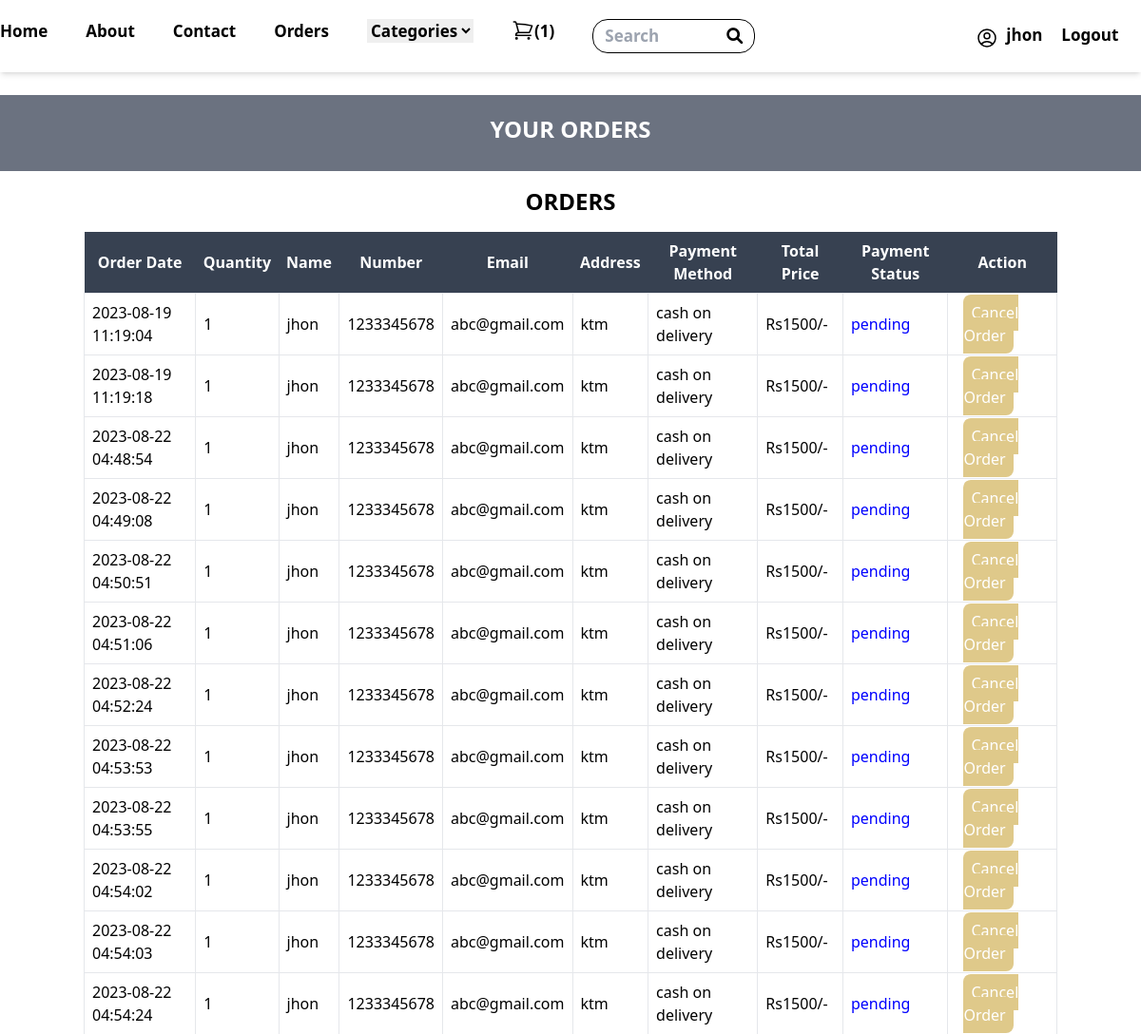
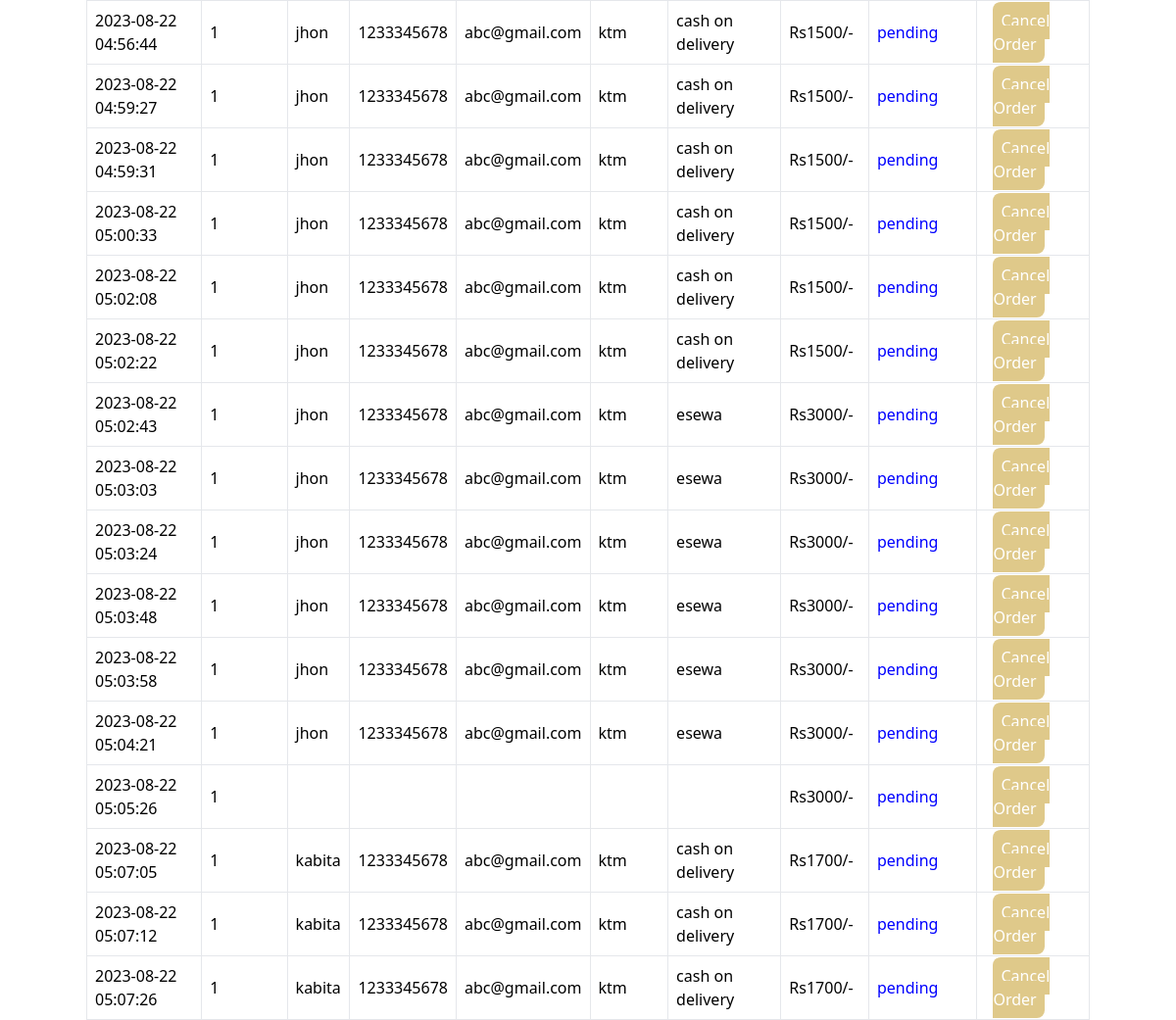
Page /userpanel/myorder.php (signed in) on the committed database (2 pictures, top to bottom).
### tables this page shows
CREATE TABLE `orders` (
  `id` int(11) NOT NULL,
  `product_id` int(11) DEFAULT NULL,
  `customer_id` int(11) DEFAULT NULL,
  `quantity` int(11) DEFAULT NULL,
  `payment` varchar(30) DEFAULT NULL,
  `price` int(11) DEFAULT NULL,
  `created_at` varchar(30) DEFAULT NULL,
  `invoice_no` int(11) DEFAULT NULL,
  `cname` varchar(40) DEFAULT NULL,
  `cphone` int(11) DEFAULT NULL,
  `caddress` varchar(100) DEFAULT NULL,
  `email` varchar(40) DEFAULT NULL,
  `method` varchar(40) DEFAULT NULL
);

### userpanel/myorder.php (the view, shortened to what this page needs)
<?php
include '../userpanel/include/nav.php';
$user_id = $_SESSION['Id'];
?>
<!DOCTYPE html>
<html lang="en">
<head>
   <link rel="stylesheet" href="https://cdnjs.cloudflare.com/ajax/libs/font-awesome/6.0.0/css/all.min.css">
   <script src="../css/tailwindcss.css"></script>
</head>
<body>
<div class="heading bg-gray-500 h-20 p-5 mt-6">
      <h3 class="text-2xl font-bold text-center uppercase text-white">Your Orders</h3>
   </div>
   <section class="">
      <h1 class="title text-2xl font-bold text-center uppercase mt-4 mb-4"> Orders</h1>
      <div class="container mx-auto">
         <table class="table-auto mx-auto">
            <tr>
               <th class="px-2 py-2 bg-gray-700 text-white">Order Date</th>
               <th class="px-2 py-2 bg-gray-700 text-white">Quantity</th>
               <th class="px-2 py-2 bg-gray-700 text-white">Name</th>
               <th class="px-2 py-2 bg-gray-700 text-white">Number</th>
               <th class="px-2 py-2 bg-gray-700 text-white">Email</th>
               <th class="px-2 py-2 bg-gray-700 text-white">Address</th>
               <th class="px-2 py-2 bg-gray-700 text-white">Payment Method</th>
               <th class="px-2 py-2 bg-gray-700 text-white">Total Price</th>
               <th class="px-2 py-2 bg-gray-700 text-white">Payment Status</th>
               <th class="px-2 py-2 bg-gray-700 text-white">Action</th>
            </tr>
            <tbody>
               <?php
               $order_query = mysqli_query($conn, "SELECT * FROM orders WHERE customer_id = '$user_id'") or die('query failed');
               if (mysqli_num_rows($order_query) > 0) {
                  while ($fetch_orders = mysqli_fetch_assoc($order_query)) {
               ?>
                     <tr>
                        <td class="border px-2 py-2"><?php echo $fetch_orders['created_at']; ?></td>
                        <td class="border px-2 py-2"><?php echo $fetch_orders['quantity']; ?></td>
                        <td class="border px-2 py-2"><?php echo $fetch_orders['cname']; ?></td>
                        <td class="border px-2 py-2"><?php echo $fetch_orders['cphone']; ?></td>
                        <td class="border px-2 py-2"><?php echo $fetch_orders['email']; ?></td>
                        <td class="border px-2 py-2"><?php echo $fetch_orders['caddress']; ?></td>
                        <td class="border px-2 py-2"><?php echo $fetch_orders['method']; ?></td>
                        <td class="border px-2 py-2">Rs<?php echo $fetch_orders['price']; ?>/-</td>
                        <td class="border px-2 py-2">
                        <span style="color:<?php
        if ($fetch_orders['payment'] === 'pending') {
            echo 'blue';
        } elseif ($fetch_orders['payment'] === 'complete') {
            echo 'green';
        } else {
            echo 'red';
        }
    ?>">
        <?php echo $fetch_orders['payment']; ?>
    </span>
                        </td>
                        <td class="border px-4 py-2">
                           <?php if ($fetch_orders['payment'] === 'pending') { ?>
                              <a class="bg-[#DFC98A] text-white p-2 rounded-lg " href="cancelorder.php?product_id=<?php echo urlencode($fetch_orders['product_id']); ?>">Cancel Order</a>
                           <?php } else { ?>
                              <p>Order can't be canceled.</p>
                           <?php } ?>
                        </td>
                     </tr>
               <?php
                  }
               } else {
                  echo '<tr><td class="border px-4 py-2" colspan="10">No orders placed yet!</td></tr>';
               }
               ?>
            </tbody>
         </table>
      </div>
   </section>
</body>
</html>

### rows in the picture
orders: created_at "2023-08-19 11:19:04", quantity "1", cname "jhon", cphone "1233345678", email "abc@gmail.com", caddress "ktm", method "cash on delivery", price "1500", payment "pending"
orders: created_at "2023-08-19 11:19:18", quantity "1", cname "jhon", cphone "1233345678", email "abc@gmail.com", caddress "ktm", method "cash on delivery", price "1500", payment "pending"
orders: created_at "2023-08-22 04:48:54", quantity "1", cname "jhon", cphone "1233345678", email "abc@gmail.com", caddress "ktm", method "cash on delivery", price "1500", payment "pending"
orders: created_at "2023-08-22 04:49:08", quantity "1", cname "jhon", cphone "1233345678", email "abc@gmail.com", caddress "ktm", method "cash on delivery", price "1500", payment "pending"
orders: created_at "2023-08-22 04:50:51", quantity "1", cname "jhon", cphone "1233345678", email "abc@gmail.com", caddress "ktm", method "cash on delivery", price "1500", payment "pending"
orders: created_at "2023-08-22 04:51:06", quantity "1", cname "jhon", cphone "1233345678", email "abc@gmail.com", caddress "ktm", method "cash on delivery", price "1500", payment "pending"
orders: created_at "2023-08-22 04:52:24", quantity "1", cname "jhon", cphone "1233345678", email "abc@gmail.com", caddress "ktm", method "cash on delivery", price "1500", payment "pending"
orders: created_at "2023-08-22 04:53:53", quantity "1", cname "jhon", cphone "1233345678", email "abc@gmail.com", caddress "ktm", method "cash on delivery", price "1500", payment "pending"
orders: created_at "2023-08-22 04:53:55", quantity "1", cname "jhon", cphone "1233345678", email "abc@gmail.com", caddress "ktm", method "cash on delivery", price "1500", payment "pending"
orders: created_at "2023-08-22 04:54:02", quantity "1", cname "jhon", cphone "1233345678", email "abc@gmail.com", caddress "ktm", method "cash on delivery", price "1500", payment "pending"
orders: created_at "2023-08-22 04:54:03", quantity "1", cname "jhon", cphone "1233345678", email "abc@gmail.com", caddress "ktm", method "cash on delivery", price "1500", payment "pending"
orders: created_at "2023-08-22 04:54:24", quantity "1", cname "jhon", cphone "1233345678", email "abc@gmail.com", caddress "ktm", method "cash on delivery", price "1500", payment "pending"
orders: created_at "2023-08-22 04:56:44", quantity "1", cname "jhon", cphone "1233345678", email "abc@gmail.com", caddress "ktm", method "cash on delivery", price "1500", payment "pending"
orders: created_at "2023-08-22 04:59:27", quantity "1", cname "jhon", cphone "1233345678", email "abc@gmail.com", caddress "ktm", method "cash on delivery", price "1500", payment "pending"
orders: created_at "2023-08-22 04:59:31", quantity "1", cname "jhon", cphone "1233345678", email "abc@gmail.com", caddress "ktm", method "cash on delivery", price "1500", payment "pending"
orders: created_at "2023-08-22 05:00:33", quantity "1", cname "jhon", cphone "1233345678", email "abc@gmail.com", caddress "ktm", method "cash on delivery", price "1500", payment "pending"
orders: created_at "2023-08-22 05:02:08", quantity "1", cname "jhon", cphone "1233345678", email "abc@gmail.com", caddress "ktm", method "cash on delivery", price "1500", payment "pending"
orders: created_at "2023-08-22 05:02:22", quantity "1", cname "jhon", cphone "1233345678", email "abc@gmail.com", caddress "ktm", method "cash on delivery", price "1500", payment "pending"
orders: created_at "2023-08-22 05:02:43", quantity "1", cname "jhon", cphone "1233345678", email "abc@gmail.com", caddress "ktm", method "esewa", price "3000", payment "pending"
orders: created_at "2023-08-22 05:03:03", quantity "1", cname "jhon", cphone "1233345678", email "abc@gmail.com", caddress "ktm", method "esewa", price "3000", payment "pending"
orders: created_at "2023-08-22 05:03:24", quantity "1", cname "jhon", cphone "1233345678", email "abc@gmail.com", caddress "ktm", method "esewa", price "3000", payment "pending"
orders: created_at "2023-08-22 05:03:48", quantity "1", cname "jhon", cphone "1233345678", email "abc@gmail.com", caddress "ktm", method "esewa", price "3000", payment "pending"
orders: created_at "2023-08-22 05:03:58", quantity "1", cname "jhon", cphone "1233345678", email "abc@gmail.com", caddress "ktm", method "esewa", price "3000", payment "pending"
orders: created_at "2023-08-22 05:04:21", quantity "1", cname "jhon", cphone "1233345678", email "abc@gmail.com", caddress "ktm", method "esewa", price "3000", payment "pending"
orders: created_at "2023-08-22 05:05:26", quantity "1", price "3000", payment "pending"
orders: created_at "2023-08-22 05:07:05", quantity "1", cname "kabita", cphone "1233345678", email "abc@gmail.com", caddress "ktm", method "cash on delivery", price "1700", payment "pending"
orders: created_at "2023-08-22 05:07:12", quantity "1", cname "kabita", cphone "1233345678", email "abc@gmail.com", caddress "ktm", method "cash on delivery", price "1700", payment "pending"
orders: created_at "2023-08-22 05:07:26", quantity "1", cname "kabita", cphone "1233345678", email "abc@gmail.com", caddress "ktm", method "cash on delivery", price "1700", payment "pending"

### other values in the picture
$cart_rows_number "1"
$_SESSION['uname'] "jhon"
